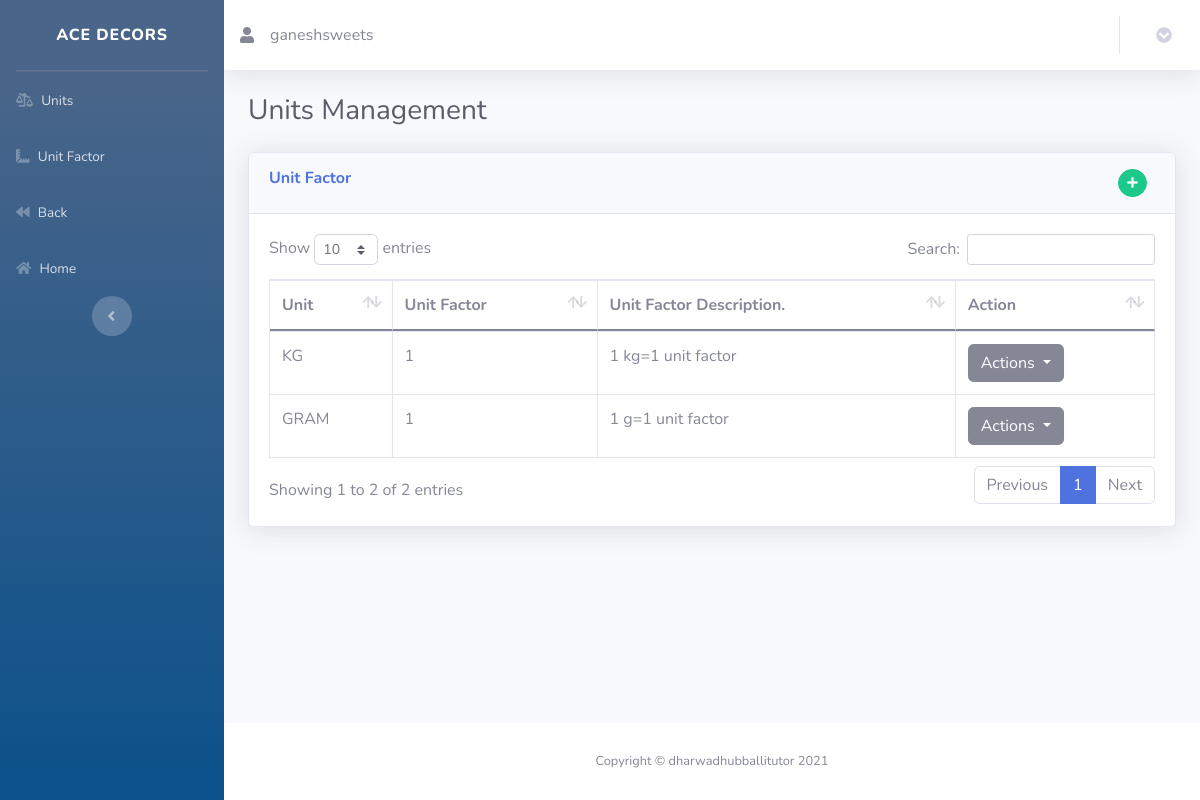
/Admin/View/unitFactor.php (signed in), run on the app's committed database.
### tables this page shows
CREATE TABLE IF NOT EXISTS `unitsfactor` (
  `unitFactorId` int(11) NOT NULL AUTO_INCREMENT,
  `unitId` int(11) NOT NULL,
  `unitFactor` decimal(11,0) NOT NULL,
  `unitFactorDescription` varchar(500) NOT NULL,
  `createdOn` datetime NOT NULL DEFAULT CURRENT_TIMESTAMP,
  `createdBy` varchar(200) NOT NULL,
  `modifiedOn` datetime DEFAULT CURRENT_TIMESTAMP ON UPDATE CURRENT_TIMESTAMP,
  `modifiedBy` varchar(200) NOT NULL,
  PRIMARY KEY (`unitFactorId`),
  KEY `unitId` (`unitId`)
);

CREATE TABLE IF NOT EXISTS `units` (
  `unitId` int(11) NOT NULL AUTO_INCREMENT,
  `unitName` varchar(200) NOT NULL,
  `unitDescription` varchar(500) NOT NULL,
  `createdOn` datetime NOT NULL DEFAULT CURRENT_TIMESTAMP,
  `createdBy` varchar(200) NOT NULL,
  `modifiedOn` datetime DEFAULT CURRENT_TIMESTAMP ON UPDATE CURRENT_TIMESTAMP,
  `modifiedBy` varchar(200) NOT NULL,
  PRIMARY KEY (`unitId`)
);

### Admin/DB Operations/unitFactorOps.php (called while the page is built, shortened)
<?php
require_once "../Model/unitFactorModel.php";
class DBunitFactor
{
  public static function getAllUnitFactor()
  {
    $db = ConnectDb::getInstance();
    $connectionObj = $db->getConnection();
    $sql = "SELECT uF.unitFactorId AS unitFactorId
    ,U.unitName AS unitName
    ,uF.unitFactor AS unitFactor
    ,uF.unitId As unitId
    ,uF.unitFactorDescription As unitFactorDescription
    ,uF.createdBy AS createdBy
    ,uF.modifiedBy As modifiedBy
    FROM unitsfactor uF
    JOIN units U
    ON uF.unitId=U.unitId";
    $result = $connectionObj->query($sql);
    $count = mysqli_num_rows($result);
    $unitList = [];
    if ($count > 0) {
      while ($row = mysqli_fetch_array($result, MYSQLI_ASSOC)) {
        $unitFactor = new unitFactor();
        $unitFactor->set_unitId($row['unitId']);
        $unitFactor->set_unitName($row['unitName']);
        $unitFactor->set_unitFactorId($row['unitFactorId']);
        $unitFactor->set_unitFactor($row['unitFactor']);
        $unitFactor->set_unitFactorDescription($row["unitFactorDescription"]);
        $unitFactor->set_createdby($row["createdBy"]);
        $unitFactor->set_modifiedby($row["modifiedBy"]);
        array_push($unitList, $unitFactor);
      }
    } else {
    }
    return $unitList;
  }
}

### Admin/Model/unitFactorModel.php (called while the page is built, shortened)
<?php
class unitFactor implements JsonSerializable
{
    private $unitName;
    private $unitFactor;
    private	$unitFactorDescription;
    function set_unitFactor($unitFactor)
    {
        $this->unitFactor =$unitFactor;
    }
    function get_unitFactor()
    {
        return $this->unitFactor ;
    }
    function set_unitName($unitName)
    {
        $this->unitName=$unitName;
    }
    function get_unitName()
    {
        return $this->unitName;
    }
    function set_unitFactorDescription($unitFactorDescription)
    {
        $this->unitFactorDescription=$unitFactorDescription;
    }
    function get_unitFactorDescription()
    {
        return $this->unitFactorDescription;
    }
}

### Admin/View/unitFactor.php (the view, shortened to what this page needs)
<?php
include('unitheader.php');
require_once("../DB Operations/unitFactorOps.php");
require_once("../Model/unitFactorModel.php");
?>
<h1 class="h3 mb-4 text-gray-800">Units Management</h1>
<div class="card shadow mb-4">
    <div class="card-header py-3">
        <div class="row">
            <div class="col">
                <h6 class="m-0 font-weight-bold text-primary">Unit Factor</h6>
            </div>
            <div class="col" align="right">
                <span data-toggle=modal data-target=#unitFactorModal>
                    <button type="button" + class="btn btn-success btn-circle btn-sm"><i class="fas fa-plus"></i></button>
                </span>
            </div>
        </div>
    </div>
    <div class="card-body">
        <div class="table-responsive">
            <table class="table table-bordered" id="unitFactor_table" width="100%" cellspacing="0">
                <thead>
                    <tr>
                        <th>Unit</th>
                        <th>Unit Factor</th>
                        <th>Unit Factor Description.</th>
                        <th>Action</th>
                    </tr>
                </thead>
                <tbody>
                    <?php
                    $unitFactorList = DBunitFactor::getAllUnitFactor();
                    foreach ($unitFactorList as $unitFactor) {
                        echo "<tr>
                        <td style='display:none'>" . $unitFactor->get_unitId() . "</td>
                        <td>" . $unitFactor->get_unitName() . "</td>
                        <td>" . $unitFactor->get_unitFactor() . "</td>
                        <td>" . $unitFactor->get_unitFactorDescription() . "</td>
                        <td>
                        <div class='dropdown'>
                        <button class='btn btn-secondary dropdown-toggle'
                        type='button'
                        id='dropdownMenu2'
                        data-toggle='dropdown'
                        aria-expanded='false'>
                        Actions
                        </button>
                        <div class='dropdown-menu'
                        aria-labelledby='dropdownMenu2'>
                            <button class='btn btn-primary dropdown-item'
                            data-toggle='modal' data-target='#editUnitFactorModal' role='button' data-id='" . $unitFactor->get_unitFactorId() . "'>
                            <i class='fas fa-user-edit'></i>
                                Edit Units
                           </button>
                           <button class='btn btn-primary dropdown-item'
                           data-toggle='modal' data-target='#deleteSubCategoryModal' name='delete_button' role='button' data-id='" . $unitFactor->get_unitFactorId() . "'>
                            <i class='fas fa-trash-alt'></i>
                              Delete Supplier
                          </button>
                        </div>
                    </div>
                </td></tr>";
                    }
                    ?>
                </tbody>
            </table>
        </div>
    </div>
</div>
<?php include('footer.php'); ?>

### data on the page
unitsfactor: unitId.unitName "KG", unitFactor "1", unitFactorDescription "1 kg=1 unit factor"
unitsfactor: unitId.unitName "GRAM", unitFactor "1", unitFactorDescription "1 g=1 unit factor"

### other printed values
$_SESSION['login_user'] "ganeshsweets"
